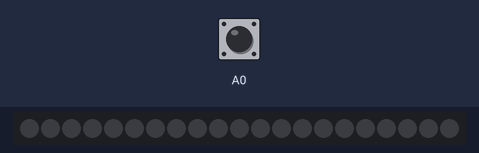
This sketch was run on a simulated Arduino Uno, built with avr-gcc and run on an emulated ATmega328P. On the bench: 21 RGB LEDs in strip order, left to right. The test bench sets the inputs (shaded band); at power-on: A0 HIGH. Dim RGB values are drawn brighter than linear; random numbers use the default seed unless the sketch sets one; what the sketch prints to the serial monitor is not drawn.

Above: at 1.2 s.
1.3 s: A0 pulled LOW for 0.15 s
At 1.76 s:
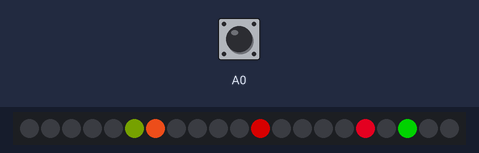
2.0 s: A0 pulled LOW for 3.2 s
At 2.37 s:
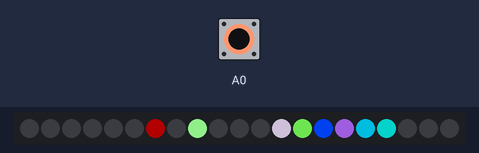
5.8 s: A0 pulled LOW for 1 s
At 6.0 s:
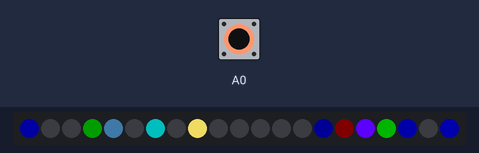
7.4 s: A0 pulled LOW for 0.15 s
At 7.81 s:
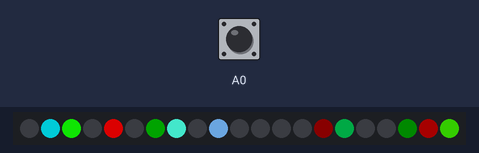
8.1 s: A0 pulled LOW for 0.15 s
At 8.41 s:
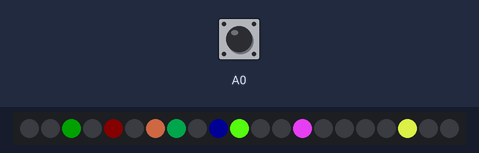
8.8 s: A0 pulled LOW for 3.2 s
At 9.01 s:
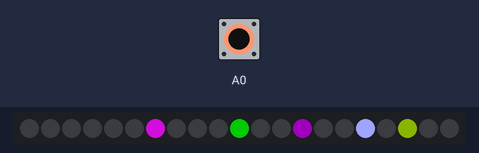
Timing chart, 0 to 11.1 s (numbered marks = the images above; inputs shaded):
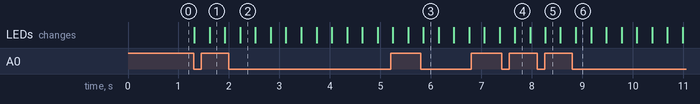

Measured:
- after the input at 1.3 s, the LEDs: first change at once (image 1 shows a later state)

The sketch:

Wigan_code.ino
```cpp
/*
 *  connect your leds to pin 11
 *  connect your touchpad to pin A0
 */

#include <ADCTouch.h>
#include <FastLED.h>

#define NUM_LEDS 21   //how many LEDs are you using?
#define DATA_PIN 11   //what data pin is being used?

CRGB leds[NUM_LEDS];  // Define the array of leds

int ref0;   //used to keep track of the touchpad state

void setup() {
  Serial.begin(115200);  //begin serial over USB communication (for troubleshooting)
  FastLED.addLeds<WS2811, DATA_PIN, RGB>(leds, NUM_LEDS); //initialise the LEDs
  ref0 = ADCTouch.read(A0, 500);   //initialise the touchpad (read the current state). We have to assume it's not being touched on startup.
}

void loop() {
  int value0 = ADCTouch.read(A0, 10);  //read the touch pad
  value0 -= ref0;       //remove offset (we got this value in setup)
  Serial.println(value0);  //print it (for troubleshooting)

  //Random colour "twinkling" effect
  for (int i = 0; i < NUM_LEDS; i++) {   //for all the leds
    if (random(100) == 0 && value0>3) {  //we generate a random number from 0-100. If it's 0, AND the touchpad is being touched
      leds[i] = CRGB(random(0,10+value0*8), random(10, 10+value0*8), random(10, 10+value0*8)); //set that LED to a random colour
    }
    leds[i].fadeToBlackBy(1);  //fade all the LEDs gradually.
  }
  FastLED.show();  //send the data to the LEDs
}
```
